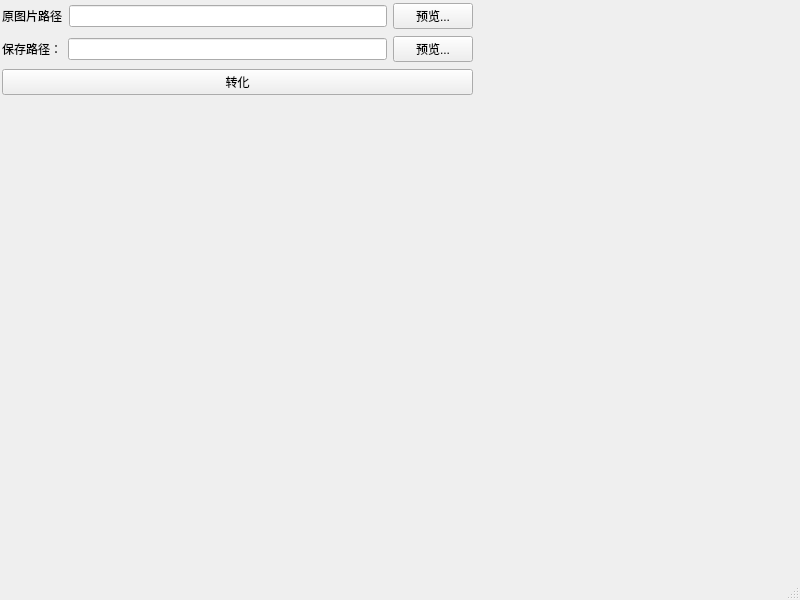
<?xml version="1.0" encoding="UTF-8"?>
<ui version="4.0">
 <class>MainWindow</class>
 <widget class="QMainWindow" name="MainWindow">
  <property name="geometry">
   <rect>
    <x>0</x>
    <y>0</y>
    <width>800</width>
    <height>600</height>
   </rect>
  </property>
  <property name="windowTitle">
   <string>MainWindow</string>
  </property>
  <widget class="QWidget" name="centralwidget">
   <widget class="QWidget" name="layoutWidget">
    <property name="geometry">
     <rect>
      <x>2</x>
      <y>2</y>
      <width>471</width>
      <height>96</height>
     </rect>
    </property>
    <layout class="QVBoxLayout" name="verticalLayout">
     <item>
      <layout class="QHBoxLayout" name="horizontalLayout_2">
       <item>
        <widget class="QLabel" name="label">
         <property name="text">
          <string>原图片路径</string>
         </property>
        </widget>
       </item>
       <item>
        <widget class="QLineEdit" name="lineEdit"/>
       </item>
       <item>
        <widget class="QPushButton" name="pushButton">
         <property name="text">
          <string>预览...</string>
         </property>
        </widget>
       </item>
      </layout>
     </item>
     <item>
      <layout class="QHBoxLayout" name="horizontalLayout">
       <item>
        <widget class="QLabel" name="label_2">
         <property name="text">
          <string>保存路径：</string>
         </property>
        </widget>
       </item>
       <item>
        <widget class="QLineEdit" name="lineEdit_2"/>
       </item>
       <item>
        <widget class="QPushButton" name="pushButton_2">
         <property name="text">
          <string>预览...</string>
         </property>
        </widget>
       </item>
      </layout>
     </item>
     <item>
      <widget class="QPushButton" name="pushButton_3">
       <property name="text">
        <string>转化</string>
       </property>
      </widget>
     </item>
    </layout>
   </widget>
  </widget>
  <widget class="QMenuBar" name="menubar">
   <property name="geometry">
    <rect>
     <x>0</x>
     <y>0</y>
     <width>800</width>
     <height>23</height>
    </rect>
   </property>
  </widget>
  <widget class="QStatusBar" name="statusbar"/>
 </widget>
 <resources/>
 <connections/>
</ui>
